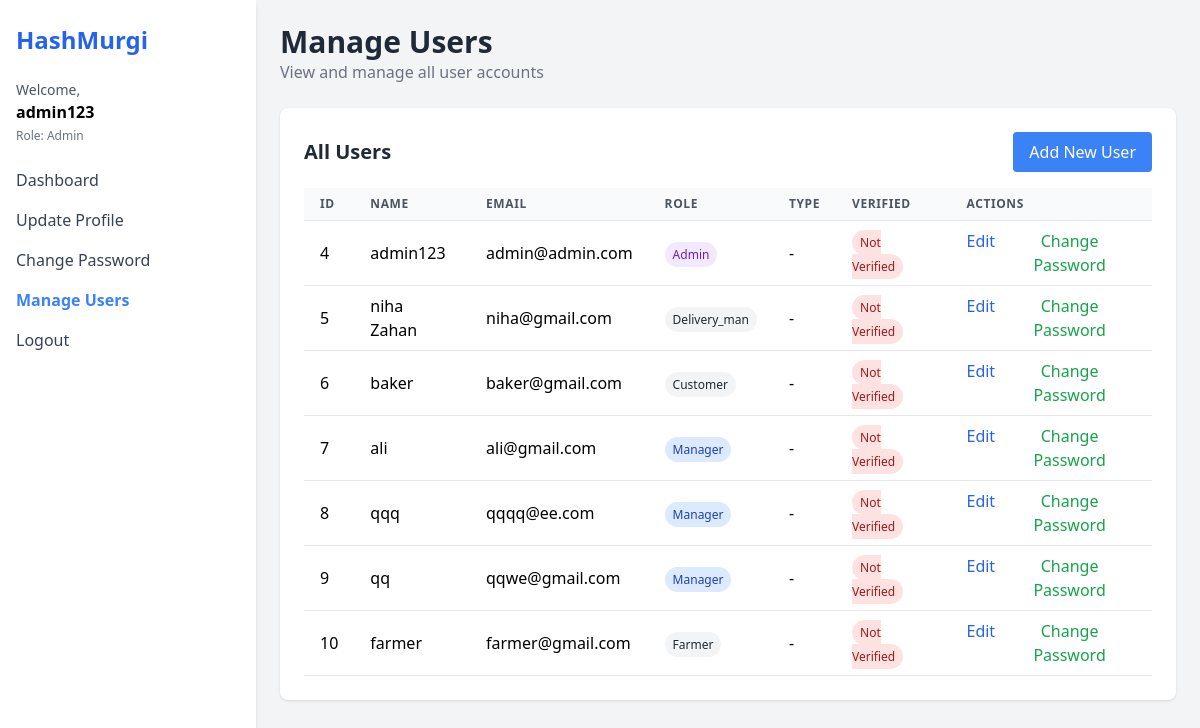
Page /users (signed in) on the earlier database version.
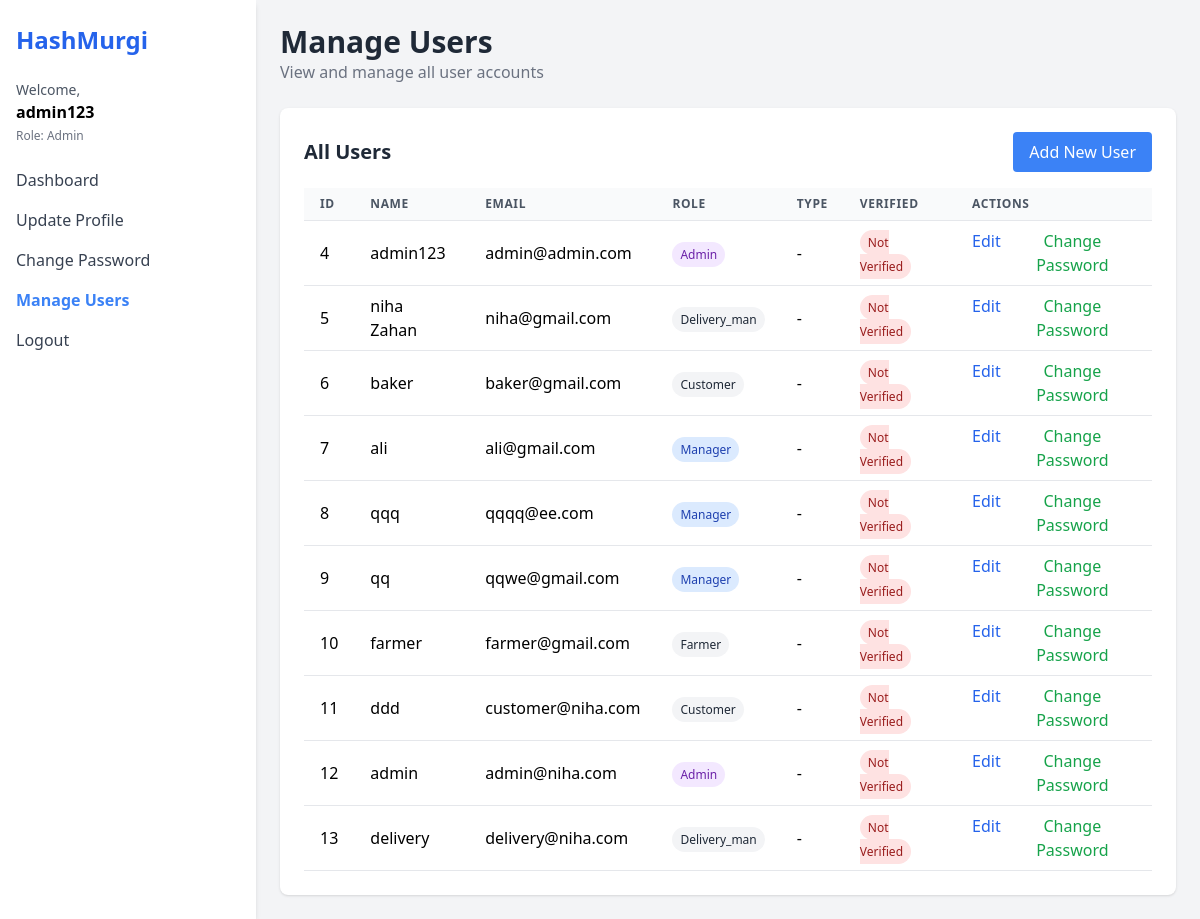
Same page on the later database version.
### models.py (models this page shows)
class User(db.Model):
    id = db.Column(db.Integer, primary_key=True)
    email = db.Column(db.String(100), unique=True, nullable=False)
    name = db.Column(db.String(100), nullable=False)
    password = db.Column(db.String(200), nullable=False)
    role = db.Column(db.String(50), nullable=False)  # admin, manager, farmer, delivery_man, customer
    phone = db.Column(db.String(20))
    address = db.Column(db.Text)
    blood_group = db.Column(db.String(5))
    image = db.Column(db.String(200))

### app.py (the view)
@app.route('/users')
def manage_users():
    user_id = session.get('user_id')
    user = db.session.get(User, user_id)
    if user.role != 'admin':
        return redirect(url_for('home'))
    all_users = User.query.all()
    return render_template('users.html', user=user, all_users=all_users)

### templates/users.html (shortened to what this page needs)
<!DOCTYPE html>
<html lang="en">
<head>
  <script src="https://cdn.tailwindcss.com"></script>
</head>
<body class="bg-gray-100 min-h-screen">
  <div class="flex h-screen">
    <aside class="w-64 bg-white shadow-md px-4 py-6">
      <h1 class="text-2xl font-bold text-blue-600 mb-6">HashMurgi</h1>
      <div class="mb-6">
        <p class="text-sm text-gray-600">Welcome,</p>
        <p class="font-semibold">{{ user.name }}</p>
        <p class="text-xs text-gray-500 mt-1">Role: {{ user.role|capitalize }}</p>
      </div>
      <nav class="space-y-4">
        <a href="/" class="block text-gray-700 hover:text-blue-500">Dashboard</a>
        <a href="/update-profile" class="block text-gray-700 hover:text-blue-500">Update Profile</a>
        <a href="/change-password" class="block text-gray-700 hover:text-blue-500">Change Password</a>
        {% if user.role == 'admin' %}
        <a href="/users" class="block text-blue-500 font-semibold">Manage Users</a>
        {% endif %}
        <a href="/logout" class="block text-gray-700 hover:text-blue-500">Logout</a>
      </nav>
    </aside>
    <main class="flex-1 p-6 overflow-y-auto">
      <header class="mb-6">
        <h2 class="text-3xl font-semibold text-gray-800">Manage Users</h2>
        <p class="text-gray-500">View and manage all user accounts</p>
      </header>
      <section class="bg-white p-6 rounded-lg shadow">
        <div class="flex justify-between items-center mb-4">
          <h3 class="text-xl font-bold text-gray-800">All Users</h3>
          <a href="/register" class="bg-blue-500 text-white px-4 py-2 rounded hover:bg-blue-600">Add New User</a>
        </div>
        <div class="overflow-x-auto">
          <table class="min-w-full bg-white">
            <thead>
              <tr>
                <th class="py-2 px-4 border-b border-gray-200 bg-gray-50 text-left text-xs font-semibold text-gray-600 uppercase tracking-wider">ID</th>
                <th class="py-2 px-4 border-b border-gray-200 bg-gray-50 text-left text-xs font-semibold text-gray-600 uppercase tracking-wider">Name</th>
                <th class="py-2 px-4 border-b border-gray-200 bg-gray-50 text-left text-xs font-semibold text-gray-600 uppercase tracking-wider">Email</th>
                <th class="py-2 px-4 border-b border-gray-200 bg-gray-50 text-left text-xs font-semibold text-gray-600 uppercase tracking-wider">Role</th>
                <th class="py-2 px-4 border-b border-gray-200 bg-gray-50 text-left text-xs font-semibold text-gray-600 uppercase tracking-wider">Type</th>
                <th class="py-2 px-4 border-b border-gray-200 bg-gray-50 text-left text-xs font-semibold text-gray-600 uppercase tracking-wider">Verified</th>
                <th class="py-2 px-4 border-b border-gray-200 bg-gray-50 text-left text-xs font-semibold text-gray-600 uppercase tracking-wider">Actions</th>
              </tr>
            </thead>
            <tbody>
              {% for u in all_users %}
              <tr>
                <td class="py-2 px-4 border-b border-gray-200">{{ u.id }}</td>
                <td class="py-2 px-4 border-b border-gray-200">{{ u.name }}</td>
                <td class="py-2 px-4 border-b border-gray-200">{{ u.email }}</td>
                <td class="py-2 px-4 border-b border-gray-200">
                  <span class="px-2 py-1 text-xs rounded-full
                    {% if u.role == 'admin' %}bg-purple-100 text-purple-800
                    {% elif u.role == 'manager' %}bg-blue-100 text-blue-800
                    {% elif u.role == 'employee' %}bg-green-100 text-green-800
                    {% else %}bg-gray-100 text-gray-800{% endif %}">
                    {{ u.role|capitalize }}
                  </span>
                </td>
                <td class="py-2 px-4 border-b border-gray-200">
                  {% if u.role == 'employee' %}
                    <span class="px-2 py-1 text-xs rounded-full
                      {% if u.employee_type == 'farmer' %}bg-yellow-100 text-yellow-800
                      {% else %}bg-indigo-100 text-indigo-800{% endif %}">
                      {{ u.employee_type|capitalize }}
                    </span>
                  {% else %}
                    -
                  {% endif %}
                </td>
                <td class="py-2 px-4 border-b border-gray-200">
                  {% if u.verified %}
                  <span class="px-2 py-1 bg-green-100 text-green-800 text-xs rounded-full">Verified</span>
                  {% else %}
                  <span class="px-2 py-1 bg-red-100 text-red-800 text-xs rounded-full">Not Verified</span>
                  {% endif %}
                </td>
                <td class="py-2 px-4 border-b border-gray-200">
                  <div class="flex space-x-2">
                    <form action="/select-user" method="POST">
                      <button type="submit" class="text-blue-600 hover:underline">Edit</button>
                    </form>
                    <form action="/select-user-password" method="POST">
                      <button type="submit" class="text-green-600 hover:underline">Change Password</button>
                    </form>
                  </div>
                </td>
              </tr>
              {% endfor %}
            </tbody>
          </table>
        </div>
      </section>
    </main>
  </div>
</body>
</html>

Differences in the rows shown:
added User: id "11", name "ddd", email "customer@niha.com", role "Customer"
added User: id "12", name "admin", email "admin@niha.com", role "Admin"
added User: id "13", name "delivery", email "delivery@niha.com", role "Delivery_man"
